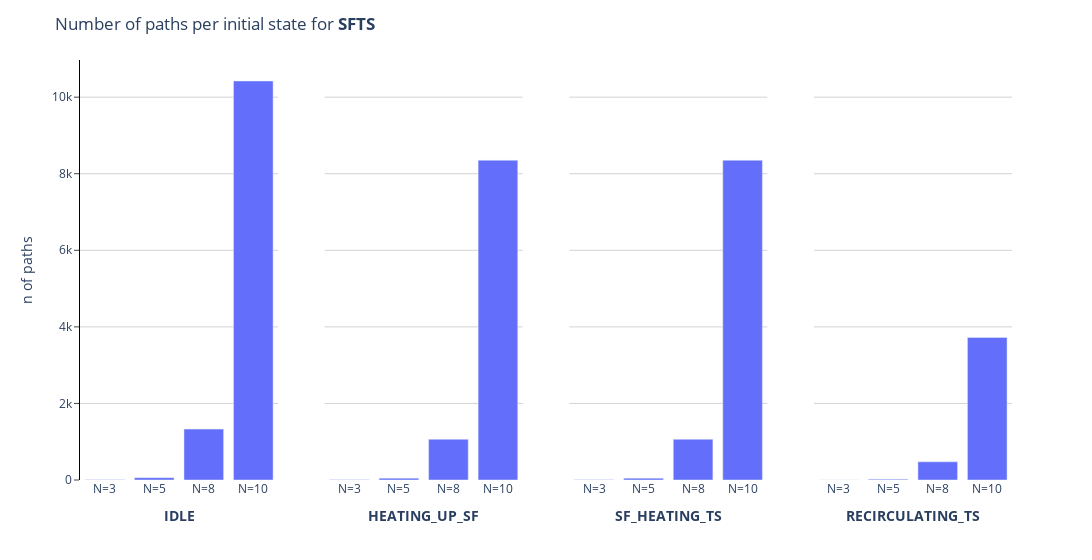
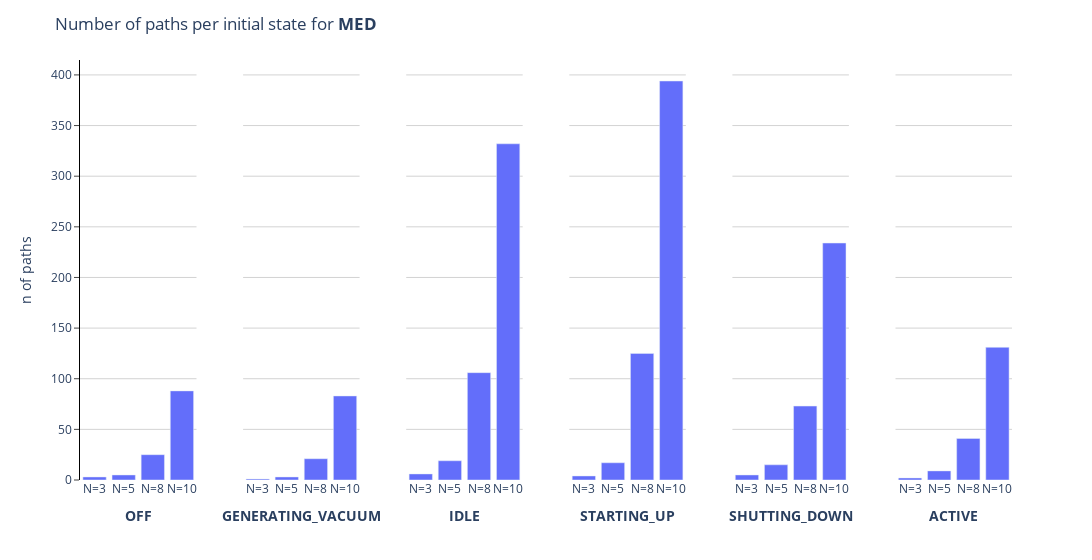

Notebook code cell kept with these figures, in order:
### Code cell
import numpy as np
import plotly.graph_objects as go
import plotly.express as px
from solarmed_optimization.visualization import update_n_paths_plot
from IPython.display import display
from ipywidgets import interact, fixed, Output, HBox, widgets
import pandas as pd

def get_nested_attr(d, attr):
        keys = attr.split('.')
        for key in keys:
            d = d.get(key, None)
        return d

# To modify the gaps between subplots, you can modify the domain of their xaxis
def domains_calculator(gap, n_plot):
    """
    little helper to calculate the range of subplots domains, by DIDIER Sébastien
    https://community.plotly.com/t/control-distance-between-stacked-bars/75303/4
    """
    plot_width = (1 - (n_plot-1) * gap) / n_plot
    return [
        [i * (plot_width + gap), i * (plot_width + gap) + plot_width]
        for i in range(n_plot)
    ]
    
def generate_plot(metadata, system, initial_states) -> go.Figure | None:
    """ Generate a plot for a given y_var and y_label
    
    Based on DIDIER Sébastien suggestion in [plotly forum](https://community.plotly.com/t/control-distance-between-stacked-bars/75303/4)

    Args:
        y_var (str): Name of the variable in `results`
        y_label (str): Label for the y axis

    Returns:
        go.Figure | None: Plotly figure object
    """
    # systems = list(metadata.keys())

    n_plots = len(initial_states[system])

    y = []
    x = []
    facet_col = []
    for initial_state in initial_states[system]:
        for d in metadata[system]:
            # y.append( 
            #     get_nested_attr(d, f"n_paths_per_initial_state.{initial_state}")
            # )
            y.append(d["n_paths_per_initial_state"][initial_state]),
            x.append(f'N={d["n_horizon"]}'),
            facet_col.append(initial_state)
        
    # Flatten the metadata
    data = [d for d in metadata[system] for system in systems]

    # Prepare data
    data = dict(
        x=x,
        y = y,
        facet_col=facet_col,
        # 'color': alternatives,
    )
    # print(data)
    # data = pd.DataFrame()
    # print(data)

    fig = px.bar(data, x="x", y="y", facet_col="facet_col") # color="color", facet_col="facet_col", pattern_shape="color"

    # little customisations
    fig.for_each_annotation(lambda a: a.update(text=''))# remove the facet titles
    fig.update_layout(
        plot_bgcolor='rgba(0,0,0,0)', 
        barmode='group', 
        legend=dict(title='Color legend', x=0.8, y=1.3),
        # margin=dict(l=0, r=0, t=100, b=20),
        width = n_plots * 300, #  if width is None else width,
        title=f"Number of paths per initial state for <b>{system}</b>"
    )
    fig.update_yaxes(title_text=y_label, ticks="outside", linecolor="black", row=1, col=1)
    
    domains = domains_calculator(gap=0.05, n_plot=n_plots)

    [fig.update_xaxes(title_text=f"<b>{intial_state}</b>", domain=domains[idx], row=1, col=idx+1) for idx, intial_state in enumerate(initial_states[system])]
    [fig.update_yaxes(showgrid=True, gridcolor='lightgray', row=1, col=idx+1) for idx in range(len(initial_states[system]))]

    return fig


# fig = generate_plot(metadata, system="SFTS", initial_states=initial_states) 

figs = [generate_plot(metadata, system=system, initial_states=initial_states) for system in systems]

# # Create the figure and Output widget
# output = Output()

# kwargs = {}
# widget_list = []
# for system in systems:
#     kwargs.update({f"initial_state_{system}": [state for state in initial_states[system]] })
#     widget_list.append(
#         widgets.Dropdown( description = f"Initial state {system}", options=initial_states[system])
#     )
    

# def update_figure(**kwargs):
#     with output:  # Use the output widget to control display
#         with fig.batch_update():
#             idx = 0
#             for initial_state, system in zip(kwargs.values(), systems):
#                 fig.data[idx].y = [d['n_paths_per_initial_state'][initial_state] for d in metadata[system]]
#                 idx += 1
# # Display the Output widget itself (for the interactive part)
# interact_manual = widgets.interactive(update_figure, **kwargs)
# with output:
#     display(HBox(widget_list))  # Arrange widgets horizontally
#     display(fig)

# display(output)

[fig.show() for fig in figs]

### Figure 1 — Plotly figure (JSON) as saved in the notebook; plotly's stock layout.template omitted (floating-point values rounded to 4 significant figures)
{"data": [{"alignmentgroup": "True", "hovertemplate": "facet_col=IDLE<br>x=%{x}<br>y=%{y}<extra></extra>", "legendgroup": "", "marker": {"color": "#636efa", "pattern": {"shape": ""}}, "name": "", "offsetgroup": "", "orientation": "v", "showlegend": false, "textposition": "auto", "type": "bar", "x": ["N=3", "N=5", "N=8", "N=10"], "xaxis": "x", "y": [8, 61, 1329, 10422], "yaxis": "y"}, {"alignmentgroup": "True", "hovertemplate": "facet_col=HEATING_UP_SF<br>x=%{x}<br>y=%{y}<extra></extra>", "legendgroup": "", "marker": {"color": "#636efa", "pattern": {"shape": ""}}, "name": "", "offsetgroup": "", "orientation": "v", "showlegend": false, "textposition": "auto", "type": "bar", "x": ["N=3", "N=5", "N=8", "N=10"], "xaxis": "x2", "y": [6, 48, 1063, 8352], "yaxis": "y2"}, {"alignmentgroup": "True", "hovertemplate": "facet_col=SF_HEATING_TS<br>x=%{x}<br>y=%{y}<extra></extra>", "legendgroup": "", "marker": {"color": "#636efa", "pattern": {"shape": ""}}, "name": "", "offsetgroup": "", "orientation": "v", "showlegend": false, "textposition": "auto", "type": "bar", "x": ["N=3", "N=5", "N=8", "N=10"], "xaxis": "x3", "y": [6, 48, 1063, 8352], "yaxis": "y3"}, {"alignmentgroup": "True", "hovertemplate": "facet_col=RECIRCULATING_TS<br>x=%{x}<br>y=%{y}<extra></extra>", "legendgroup": "", "marker": {"color": "#636efa", "pattern": {"shape": ""}}, "name": "", "offsetgroup": "", "orientation": "v", "showlegend": false, "textposition": "auto", "type": "bar", "x": ["N=3", "N=5", "N=8", "N=10"], "xaxis": "x4", "y": [3, 22, 475, 3721], "yaxis": "y4"}], "layout": {"annotations": [{"font": {}, "showarrow": false, "text": "", "x": 0.1175, "xanchor": "center", "xref": "paper", "y": 1, "yanchor": "bottom", "yref": "paper"}, {"font": {}, "showarrow": false, "text": "", "x": 0.3725, "xanchor": "center", "xref": "paper", "y": 1, "yanchor": "bottom", "yref": "paper"}, {"font": {}, "showarrow": false, "text": "", "x": 0.6275, "xanchor": "center", "xref": "paper", "y": 1, "yanchor": "bottom", "yref": "paper"}, {"font": {}, "showarrow": false, "text": "", "x": 0.8825, "xanchor": "center", "xref": "paper", "y": 1, "yanchor": "bottom", "yref": "paper"}], "barmode": "group", "legend": {"title": {"text": "Color legend"}, "tracegroupgap": 0, "x": 0.8, "y": 1.3}, "margin": {"t": 60}, "plot_bgcolor": "rgba(0,0,0,0)", "title": {"text": "Number of paths per initial state for <b>SFTS</b>"}, "width": 1200, "xaxis": {"anchor": "y", "domain": [0, 0.2125], "title": {"text": "<b>IDLE</b>"}}, "xaxis2": {"anchor": "y2", "domain": [0.2625, 0.475], "matches": "x", "title": {"text": "<b>HEATING_UP_SF</b>"}}, "xaxis3": {"anchor": "y3", "domain": [0.525, 0.7375], "matches": "x", "title": {"text": "<b>SF_HEATING_TS</b>"}}, "xaxis4": {"anchor": "y4", "domain": [0.7875, 1], "matches": "x", "title": {"text": "<b>RECIRCULATING_TS</b>"}}, "yaxis": {"anchor": "x", "domain": [0, 1], "gridcolor": "lightgray", "linecolor": "black", "showgrid": true, "ticks": "outside", "title": {"text": "n of paths"}}, "yaxis2": {"anchor": "x2", "domain": [0, 1], "gridcolor": "lightgray", "matches": "y", "showgrid": true, "showticklabels": false}, "yaxis3": {"anchor": "x3", "domain": [0, 1], "gridcolor": "lightgray", "matches": "y", "showgrid": true, "showticklabels": false}, "yaxis4": {"anchor": "x4", "domain": [0, 1], "gridcolor": "lightgray", "matches": "y", "showgrid": true, "showticklabels": false}}}

### Figure 2 — Plotly figure (JSON) as saved in the notebook; plotly's stock layout.template omitted (floating-point values rounded to 4 significant figures)
{"data": [{"alignmentgroup": "True", "hovertemplate": "facet_col=OFF<br>x=%{x}<br>y=%{y}<extra></extra>", "legendgroup": "", "marker": {"color": "#636efa", "pattern": {"shape": ""}}, "name": "", "offsetgroup": "", "orientation": "v", "showlegend": false, "textposition": "auto", "type": "bar", "x": ["N=3", "N=5", "N=8", "N=10"], "xaxis": "x", "y": [3, 5, 25, 88], "yaxis": "y"}, {"alignmentgroup": "True", "hovertemplate": "facet_col=GENERATING_VACUUM<br>x=%{x}<br>y=%{y}<extra></extra>", "legendgroup": "", "marker": {"color": "#636efa", "pattern": {"shape": ""}}, "name": "", "offsetgroup": "", "orientation": "v", "showlegend": false, "textposition": "auto", "type": "bar", "x": ["N=3", "N=5", "N=8", "N=10"], "xaxis": "x2", "y": [1, 3, 21, 83], "yaxis": "y2"}, {"alignmentgroup": "True", "hovertemplate": "facet_col=IDLE<br>x=%{x}<br>y=%{y}<extra></extra>", "legendgroup": "", "marker": {"color": "#636efa", "pattern": {"shape": ""}}, "name": "", "offsetgroup": "", "orientation": "v", "showlegend": false, "textposition": "auto", "type": "bar", "x": ["N=3", "N=5", "N=8", "N=10"], "xaxis": "x3", "y": [6, 19, 106, 332], "yaxis": "y3"}, {"alignmentgroup": "True", "hovertemplate": "facet_col=STARTING_UP<br>x=%{x}<br>y=%{y}<extra></extra>", "legendgroup": "", "marker": {"color": "#636efa", "pattern": {"shape": ""}}, "name": "", "offsetgroup": "", "orientation": "v", "showlegend": false, "textposition": "auto", "type": "bar", "x": ["N=3", "N=5", "N=8", "N=10"], "xaxis": "x4", "y": [4, 17, 125, 394], "yaxis": "y4"}, {"alignmentgroup": "True", "hovertemplate": "facet_col=SHUTTING_DOWN<br>x=%{x}<br>y=%{y}<extra></extra>", "legendgroup": "", "marker": {"color": "#636efa", "pattern": {"shape": ""}}, "name": "", "offsetgroup": "", "orientation": "v", "showlegend": false, "textposition": "auto", "type": "bar", "x": ["N=3", "N=5", "N=8", "N=10"], "xaxis": "x5", "y": [5, 15, 73, 234], "yaxis": "y5"}, {"alignmentgroup": "True", "hovertemplate": "facet_col=ACTIVE<br>x=%{x}<br>y=%{y}<extra></extra>", "legendgroup": "", "marker": {"color": "#636efa", "pattern": {"shape": ""}}, "name": "", "offsetgroup": "", "orientation": "v", "showlegend": false, "textposition": "auto", "type": "bar", "x": ["N=3", "N=5", "N=8", "N=10"], "xaxis": "x6", "y": [2, 9, 41, 131], "yaxis": "y6"}], "layout": {"annotations": [{"font": {}, "showarrow": false, "text": "", "x": 0.075, "xanchor": "center", "xref": "paper", "y": 1, "yanchor": "bottom", "yref": "paper"}, {"font": {}, "showarrow": false, "text": "", "x": 0.245, "xanchor": "center", "xref": "paper", "y": 1, "yanchor": "bottom", "yref": "paper"}, {"font": {}, "showarrow": false, "text": "", "x": 0.415, "xanchor": "center", "xref": "paper", "y": 1, "yanchor": "bottom", "yref": "paper"}, {"font": {}, "showarrow": false, "text": "", "x": 0.585, "xanchor": "center", "xref": "paper", "y": 1, "yanchor": "bottom", "yref": "paper"}, {"font": {}, "showarrow": false, "text": "", "x": 0.755, "xanchor": "center", "xref": "paper", "y": 1, "yanchor": "bottom", "yref": "paper"}, {"font": {}, "showarrow": false, "text": "", "x": 0.925, "xanchor": "center", "xref": "paper", "y": 1, "yanchor": "bottom", "yref": "paper"}], "barmode": "group", "legend": {"title": {"text": "Color legend"}, "tracegroupgap": 0, "x": 0.8, "y": 1.3}, "margin": {"t": 60}, "plot_bgcolor": "rgba(0,0,0,0)", "title": {"text": "Number of paths per initial state for <b>MED</b>"}, "width": 1800, "xaxis": {"anchor": "y", "domain": [0, 0.125], "title": {"text": "<b>OFF</b>"}}, "xaxis2": {"anchor": "y2", "domain": [0.175, 0.3], "matches": "x", "title": {"text": "<b>GENERATING_VACUUM</b>"}}, "xaxis3": {"anchor": "y3", "domain": [0.35, 0.475], "matches": "x", "title": {"text": "<b>IDLE</b>"}}, "xaxis4": {"anchor": "y4", "domain": [0.525, 0.65], "matches": "x", "title": {"text": "<b>STARTING_UP</b>"}}, "xaxis5": {"anchor": "y5", "domain": [0.7, 0.825], "matches": "x", "title": {"text": "<b>SHUTTING_DOWN</b>"}}, "xaxis6": {"anchor": "y6", "domain": [0.875, 1], "matches": "x", "title": {"text": "<b>ACTIVE</b>"}}, "yaxis": {"anchor": "x", "domain": [0, 1], "gridcolor": "lightgray", "linecolor": "black", "showgrid": true, "ticks": "outside", "title": {"text": "n of paths"}}, "yaxis2": {"anchor": "x2", "domain": [0, 1], "gridcolor": "lightgray", "matches": "y", "showgrid": true, "showticklabels": false}, "yaxis3": {"anchor": "x3", "domain": [0, 1], "gridcolor": "lightgray", "matches": "y", "showgrid": true, "showticklabels": false}, "yaxis4": {"anchor": "x4", "domain": [0, 1], "gridcolor": "lightgray", "matches": "y", "showgrid": true, "showticklabels": false}, "yaxis5": {"anchor": "x5", "domain": [0, 1], "gridcolor": "lightgray", "matches": "y", "showgrid": true, "showticklabels": false}, "yaxis6": {"anchor": "x6", "domain": [0, 1], "gridcolor": "lightgray", "matches": "y", "showgrid": true, "showticklabels": false}}}
